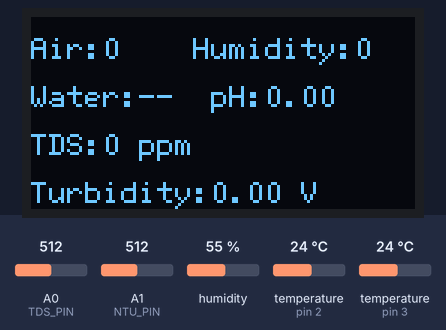
The sketch below on a simulated Arduino Uno, built with avr-gcc and run on an emulated ATmega328P. Parts: 128×64 one-colour display. Inputs (shaded band) come from the test bench; at power-on: humidity 55 %, temperature (sensors on pin 3, pin 2) 24 °C, A1 (NTU_PIN) = 512, A0 (TDS_PIN) = 512. What the sketch prints to the serial monitor is not drawn.

Above: at 2.6 s.
2.7 s: humidity set to 22 %
At 9.2 s:
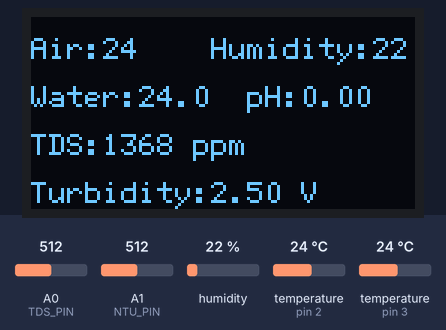
9.5 s: temperature (sensor on pin 3) set to 12 °C
At 14.6 s:
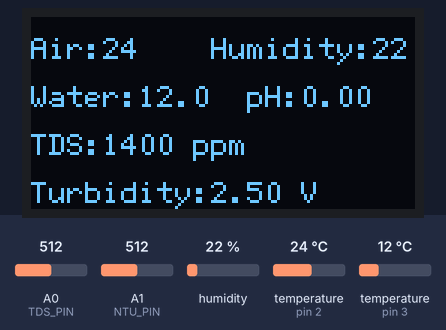
15.5 s: A1 (NTU_PIN) set to 716
18.5 s: A0 (TDS_PIN) set to 306
At 24.2 s:
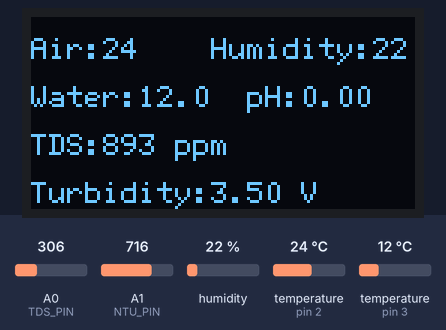
24.5 s: temperature (sensor on pin 2) set to 12 °C
At 29.8 s:
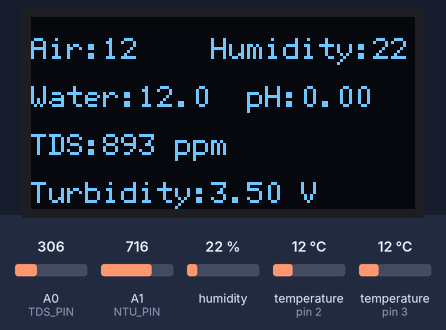
30.5 s: temperature (sensor on pin 3) set to 19 °C
At 36.4 s:
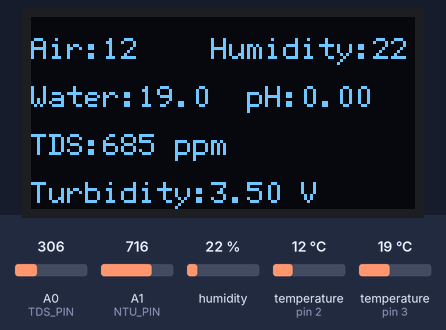
Timing chart, 0 to 37.5 s (numbered marks = the images above; inputs shaded):
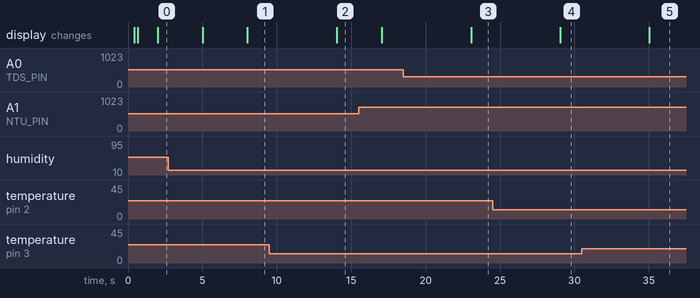

Measured:
- after the input at 2.7 s, the display: first differs from a run without the input after 5.3 s (image 1)
- after the input at 9.5 s, the display: changes after 4.5 s (image 2)
- after the input at 18.5 s, the display: changes after 4.6 s (image 3)
- after the input at 24.5 s, the display: changes after 4.5 s (image 4)
- after the input at 30.5 s, the display: changes after 4.5 s (image 5)

The sketch:

water-system.ino
```cpp
#include <Arduino.h>
#include <DHT.h>
#include <U8g2lib.h>
#include <Wire.h>
#include <SoftwareSerial.h>
#include <OneWire.h>
#include <DallasTemperature.h>

/*
Arduino board A - water monitoring

Wiring (UNO/NANO, 5 V):
  OLED SSD1306 128x64 I2C
    SDA -> A4
    SCL -> A5
    VCC -> 5V
    GND -> GND

  DHT11 air temperature and humidity
    DATA -> D2
    VCC  -> 5V
    GND  -> GND

  DS18B20 water temperature (requires 4.7 kOhm pull-up to 5 V; many modules include it)
    DQ  -> D3
    VCC -> 5V
    GND -> GND

  Analogue TDS channel
    A0  -> TDS analogue output
    VCC -> 5V
    GND -> GND

  Turbidity module analogue output
    A1  -> turbidity analogue output
    VCC -> 5V
    GND -> GND

  Serial pH module: 9600 baud, 8N1, 5 V only
    Datasheet pin convention: TX connects to controller transmit and RX to controller receive (opposite to the usual crossed convention)
    pH module TX -> D9 Arduino software TX
    pH module RX -> D8 Arduino software RX
    If pH cannot be read, swap these two lines
    Connect the electrode to the pH module BNC socket
    datasheet example: send 01 03 00 00 00 02 C4 0B, pH = raw value / 100

  USB serial debugging at 9600 baud (UNO has no Serial1; USB/D0/D1 use Serial):
    Open the IDE serial monitor at 9600 baud to view I2C, OLED, DHT, DS, TDS, turbidity and pH logs

Libraries: U8g2, DHT sensor library, OneWire, DallasTemperature
*/

#define DHTPIN 2
#define DHTTYPE DHT11
#define ONE_WIRE_BUS 3
#define TDS_PIN A0
#define NTU_PIN A1
#define PH_RX_PIN 8
#define PH_TX_PIN 9

#define VREF 5.0
#define SCOUNT 30   // reference TDS implementation with a 30-point median filter

DHT dht(DHTPIN, DHTTYPE);
OneWire oneWire(ONE_WIRE_BUS);
DallasTemperature sensors(&oneWire);
SoftwareSerial phSerialA(PH_RX_PIN, PH_TX_PIN);  /**< RX=D8 TX=D9 */
SoftwareSerial phSerialB(PH_TX_PIN, PH_RX_PIN);  /**< RX=D9 TX=D8, swapped-pin detection */
SoftwareSerial *phSerial = &phSerialA;
/* Hardware I2C: address 0x3C detected; software I2C would conflict with Wire on A4/A5 */
U8G2_SSD1306_128X64_NONAME_1_HW_I2C u8g2(U8G2_R0, U8X8_PIN_NONE);

int t = 0, h = 0;
int tt = 0;
float wendu = 25.0;
float PH_Value = 0;
float tdsValue = 0;      /**< reference implementation output in ppm */
float ntuVolt = 0;       /**< turbidity output in volts; higher voltage indicates clearer water */
int mode = 0;
int cnt = 0;
uint16_t loop_n = 0;     /**< main-loop counter for serial-log comparison */
uint8_t oled_addr = 0;   /**< first I2C address detected; 0 means not found */
uint8_t oled_ok = 0;     /**< u8g2.begin return status; 1 indicates successful initialization */
uint8_t ph_swap = 0;     /**< 1=pH receives on D9 and transmits on D8 */
uint8_t ds_cnt = 0;      /**< number of DS18B20 devices on the bus */
uint8_t ds_ok = 0;       /**< 1=a valid water temperature was read in this cycle */

int analogBuffer[SCOUNT];
uint16_t t_ph_Value, t_temp;

/**
 * @brief Print remaining AVR SRAM
 * @return remaining bytes
 * @note U8g2 or serial communication may fail below 200 bytes
 */
int freeRam(void)
{
  extern int __heap_start, *__brkval;
  int v;
  return (int)&v - (__brkval == 0 ? (int)&__heap_start : (int)__brkval);
}

/**
 * @brief Hexadecimal dump to USB serial
 * @param tag line prefix
 * @param buf data
 * @param n byte count
 */
void dbg_hex(const __FlashStringHelper *tag, uint8_t *buf, uint8_t n)
{
  uint8_t i;
  Serial.print(tag);
  Serial.print(F(" n="));
  Serial.print(n);
  Serial.print(F(" "));
  for (i = 0; i < n; i++) {
    if (buf[i] < 16) {
      Serial.print('0');
    }
    Serial.print(buf[i], HEX);
    Serial.print(' ');
  }
  Serial.println();
}

/**
 * @brief Scan hardware I2C on A4/A5
 * @note SSD1306 commonly uses 0x3C; keep TWI active and use the same hardware I2C bus for display
 */
void i2c_scan(void)
{
  uint8_t addr, n = 0;
  int a4, a5;

  pinMode(SDA, INPUT_PULLUP);
  pinMode(SCL, INPUT_PULLUP);
  delay(5);
  a4 = analogRead(SDA);
  a5 = analogRead(SCL);
  Serial.print(F("[I2C] A4="));
  Serial.print(a4);
  Serial.print(F(" A5="));
  Serial.println(a5);

  Wire.begin();
  for (addr = 1; addr < 127; addr++) {
    Wire.beginTransmission(addr);
    if (Wire.endTransmission() == 0) {
      Serial.print(F("[I2C] found 0x"));
      Serial.println(addr, HEX);
      if (oled_addr == 0) {
        oled_addr = addr;
      }
      n++;
      delay(1);
    }
  }
  if (n == 0) {
    Serial.println(F("[I2C] none"));
  }
}

uint16_t crc16_modbus(uint8_t *buf, uint8_t len)
{
  uint16_t crc = 0xFFFF;
  uint8_t i, j;
  for (i = 0; i < len; i++) {
    crc ^= buf[i];
    for (j = 0; j < 8; j++) {
      if (crc & 0x0001) {
        crc = (crc >> 1) ^ 0xA001;
      }
      else {
        crc = crc >> 1;
      }
    }
  }
  return crc;
}

int getMedianNum(int bArray[], int iFilterLen)
{
  int bTab[SCOUNT];
  int i, j, bTemp;
  for (i = 0; i < iFilterLen; i++) {
    bTab[i] = bArray[i];
  }
  for (j = 0; j < iFilterLen - 1; j++) {
    for (i = 0; i < iFilterLen - j - 1; i++) {
      if (bTab[i] > bTab[i + 1]) {
        bTemp = bTab[i];
        bTab[i] = bTab[i + 1];
        bTab[i + 1] = bTemp;
      }
    }
  }
  if ((iFilterLen & 1) > 0) {
    bTemp = bTab[(iFilterLen - 1) / 2];
  }
  else {
    bTemp = (bTab[iFilterLen / 2] + bTab[iFilterLen / 2 - 1]) / 2;
  }
  return bTemp;
}

void ph_send(uint8_t *cmd, uint8_t len)
{
  uint8_t i;
  while (phSerial->available()) {
    phSerial->read();
  }
  for (i = 0; i < len; i++) {
    phSerial->write(cmd[i]);
  }
}

uint8_t ph_recv(uint8_t *buf, uint8_t maxlen, uint16_t timeout_ms)
{
  uint8_t n = 0;
  unsigned long t0 = millis();
  while ((millis() - t0) < timeout_ms) {
    while (phSerial->available() && n < maxlen) {
      buf[n++] = (uint8_t)phSerial->read();
      t0 = millis();
    }
    if (n >= 5 && (millis() - t0) > 20) {
      break;
    }
  }
  return n;
}

/**
 * @brief Switch pH software-serial pin orientation
 */
void ph_use_swap(uint8_t swap)
{
  ph_swap = swap;
  if (ph_swap) {
    phSerial = &phSerialB;
    phSerialB.listen();
  }
  else {
    phSerial = &phSerialA;
    phSerialA.listen();
  }
  Serial.print(F("[PH] RX=D"));
  Serial.print(ph_swap ? PH_TX_PIN : PH_RX_PIN);
  Serial.print(F(" TX=D"));
  Serial.println(ph_swap ? PH_RX_PIN : PH_TX_PIN);
}

void ph_read(void)
{
  // datasheet example: 01 03 00 00 00 02 C4 0B
  uint8_t cmd[8] = {0x01, 0x03, 0x00, 0x00, 0x00, 0x02, 0xC4, 0x0B};
  uint8_t rx[16];
  uint8_t n;
  uint16_t crc, crc_rx;

  ph_send(cmd, 8);
  n = ph_recv(rx, sizeof(rx), 200);

  dbg_hex(F("[PH] TX"), cmd, 8);
  dbg_hex(F("[PH] RX"), rx, n);

  if (n == 0) {
    Serial.println(F("[PH] FAIL timeout, try swap D8/D9"));
    ph_use_swap(ph_swap ? 0 : 1);
    return;
  }
  if (n < 9) {
    Serial.println(F("[PH] FAIL short"));
    return;
  }
  if (!(rx[0] == 0x01 && rx[1] == 0x03 && rx[2] == 0x04)) {
    Serial.println(F("[PH] FAIL header"));
    return;
  }
  crc = crc16_modbus(rx, 7);
  crc_rx = (uint16_t)rx[7] | ((uint16_t)rx[8] << 8);
  Serial.print(F("[PH] crc calc="));
  Serial.print(crc, HEX);
  Serial.print(F(" rx="));
  Serial.println(crc_rx, HEX);
  if (crc != crc_rx) {
    Serial.println(F("[PH] FAIL crc"));
    return;
  }
  t_ph_Value = ((uint16_t)rx[3] << 8) | rx[4];
  t_temp = ((uint16_t)rx[5] << 8) | rx[6];
  PH_Value = t_ph_Value / 100.0;
  Serial.print(F("[PH] OK raw="));
  Serial.print(t_ph_Value);
  Serial.print(F(" ph="));
  Serial.print(PH_Value, 2);
  Serial.print(F(" t_raw="));
  Serial.println(t_temp);
}

void DH111()
{
  float hh = dht.readHumidity();
  float tt_air = dht.readTemperature();

  Serial.print(F("[DHT] H="));
  Serial.print(hh);
  Serial.print(F(" T="));
  Serial.print(tt_air);
  if (isnan(hh) || isnan(tt_air)) {
    Serial.println(F(" FAIL"));
    return;
  }
  Serial.println(F(" OK"));
  if (hh >= 0 && hh <= 100) {
    h = (int)hh;
  }
  if (tt_air >= -20 && tt_air <= 80) {
    t = (int)tt_air;
  }
}

void w18B20_loop()
{
  uint8_t present;
  float tempC;

  present = oneWire.reset();
  if (ds_cnt == 0) {
    sensors.begin();
  }
  ds_cnt = sensors.getDeviceCount();
  tempC = sensors.getTempCByIndex(0);
  Serial.print(F("[DS] present="));
  Serial.print(present);
  Serial.print(F(" n="));
  Serial.print(ds_cnt);
  Serial.print(F(" C="));
  Serial.print(tempC);
  if (tempC != DEVICE_DISCONNECTED_C) {
    wendu = tempC;
    tt = (int)tempC;
    ds_ok = 1;
    Serial.println(F(" OK"));
  }
  else {
    ds_ok = 0;
    Serial.println(F(" FAIL, check DQ=D3 VCC=5V 4.7k"));
  }
  sensors.requestTemperatures();
}

void TDS_caiji()
{
  int i;
  int med;
  float averageVoltage;
  float compensationCoefficient;
  float compensationVolatge;
  float temperature = 25.0;

  for (i = 0; i < SCOUNT; i++) {
    analogBuffer[i] = analogRead(TDS_PIN);
    delay(40);
  }

  if (wendu > -20 && wendu < 80) {
    temperature = wendu;
  }

  med = getMedianNum(analogBuffer, SCOUNT);
  averageVoltage = med * (float)VREF / 1024.0;
  compensationCoefficient = 1.0 + 0.02 * (temperature - 25.0);
  compensationVolatge = averageVoltage / compensationCoefficient;
  tdsValue = (133.42 * compensationVolatge * compensationVolatge * compensationVolatge
              - 255.86 * compensationVolatge * compensationVolatge
              + 857.39 * compensationVolatge) * 0.5;
  if (tdsValue < 0) {
    tdsValue = 0;
  }
  if (tdsValue > 1400) {
    tdsValue = 1400;
  }

  Serial.print(F("[TDS] adc0="));
  Serial.print(analogBuffer[0]);
  Serial.print(F(" med="));
  Serial.print(med);
  Serial.print(F(" V="));
  Serial.print(averageVoltage, 3);
  Serial.print(F(" tds="));
  Serial.print((int)tdsValue);
  if (med == 0) {
    Serial.println(F(" (0=probe not immersed or A0 not connected)"));
  }
  else {
    Serial.println();
  }
}

void NTU_caiji()
{
  int adc;
  adc = analogRead(NTU_PIN);
  /* Turbidity conversion: voltage = adc * (5.0 / 1024.0); display voltage only */
  ntuVolt = adc * (5.0 / 1024.0);

  Serial.print(F("[TURB] adc="));
  Serial.print(adc);
  Serial.print(F(" V="));
  Serial.println(ntuVolt, 3);
}

void OLED_setup()
{
  i2c_scan();
  if (oled_addr == 0) {
    oled_addr = 0x3C;
  }
  u8g2.setI2CAddress(oled_addr << 1);
  oled_ok = u8g2.begin();
  u8g2.setBusClock(100000);
  u8g2.setContrast(255);
  u8g2.setPowerSave(0);
  Serial.print(F("[OLED] addr=0x"));
  Serial.print(oled_addr, HEX);
  Serial.print(F(" begin="));
  Serial.println(oled_ok);

  u8g2.setFont(u8g2_font_6x12_tf);
  u8g2.firstPage();
  do {
    u8g2.drawFrame(0, 0, 128, 64);
    u8g2.drawStr(8, 16, "OLED splash");
    u8g2.drawStr(8, 32, "shui A DBG");
  } while (u8g2.nextPage());
  Serial.println(F("[OLED] splash done"));
}

void OLED_loop()
{
  u8g2.setFont(u8g2_font_6x12_tf);
  u8g2.firstPage();
  do {
    u8g2.setCursor(0, 14);
    u8g2.print(F("Air:"));
    u8g2.print(t);
    u8g2.print(F("    Humidity:"));
    u8g2.print(h);

    u8g2.setCursor(0, 30);
    u8g2.print(F("Water:"));
    if (ds_ok) {
      u8g2.print(wendu, 1);
    }
    else {
      u8g2.print(F("--"));
    }
    u8g2.print(F("  pH:"));
    u8g2.print(PH_Value, 2);

    u8g2.setCursor(0, 46);
    u8g2.print(F("TDS:"));
    u8g2.print((int)tdsValue);
    u8g2.print(F(" ppm"));

    u8g2.setCursor(0, 62);
    u8g2.print(F("Turbidity:"));
    u8g2.print(ntuVolt, 2);
    u8g2.print(F(" V"));
  } while (u8g2.nextPage());
}

void setup()
{
  /* UNO/NANO has one hardware UART: Serial=USB=D0/D1 for debugging */
  Serial.begin(9600);
  delay(300);
  Serial.println();
  Serial.println(F("======== shui A DBG ========"));
  Serial.print(F("[SYS] ram="));
  Serial.println(freeRam());

  phSerialA.begin(9600);
  phSerialB.begin(9600);
  ph_use_swap(0);

  pinMode(TDS_PIN, INPUT);
  pinMode(NTU_PIN, INPUT);
  Serial.print(F("[ADC] A0="));
  Serial.print(analogRead(TDS_PIN));
  Serial.print(F(" A1="));
  Serial.println(analogRead(NTU_PIN));

  OLED_setup();

  dht.begin();
  Serial.println(F("[DHT] begin D2"));

  pinMode(ONE_WIRE_BUS, INPUT_PULLUP);
  sensors.begin();
  ds_cnt = sensors.getDeviceCount();
  sensors.requestTemperatures();
  Serial.print(F("[DS] begin D3 cnt="));
  Serial.println(ds_cnt);
  if (ds_cnt == 0) {
    Serial.println(F("[DS] no device: DQ=D3 + 4.7k to 5V"));
  }

  Serial.print(F("[SYS] setup ram="));
  Serial.println(freeRam());
  Serial.println(F("[SYS] setup done"));
}

void loop()
{
  unsigned long t0 = millis();

  loop_n++;
  Serial.println(F("----"));
  Serial.print(F("[LOOP] n="));
  Serial.print(loop_n);
  Serial.print(F(" ms="));
  Serial.print(t0);
  Serial.print(F(" ram="));
  Serial.println(freeRam());

  OLED_loop();
  Serial.println(F("[OLED] draw done"));
  DH111();
  w18B20_loop();
  TDS_caiji();
  NTU_caiji();
  ph_read();

  Serial.print(F("[VAL] Wt="));
  Serial.print(wendu, 1);
  Serial.print(F(" TDS="));
  Serial.print((int)tdsValue);
  Serial.print(F(" PH="));
  Serial.print(PH_Value, 2);
  Serial.print(F(" Turb="));
  Serial.print(ntuVolt, 2);
  Serial.print(F(" At="));
  Serial.print(t);
  Serial.print(F(" H="));
  Serial.print(h);
  Serial.print(F(" mode="));
  Serial.print(mode);
  Serial.print(F(" dt="));
  Serial.println(millis() - t0);
}
```
